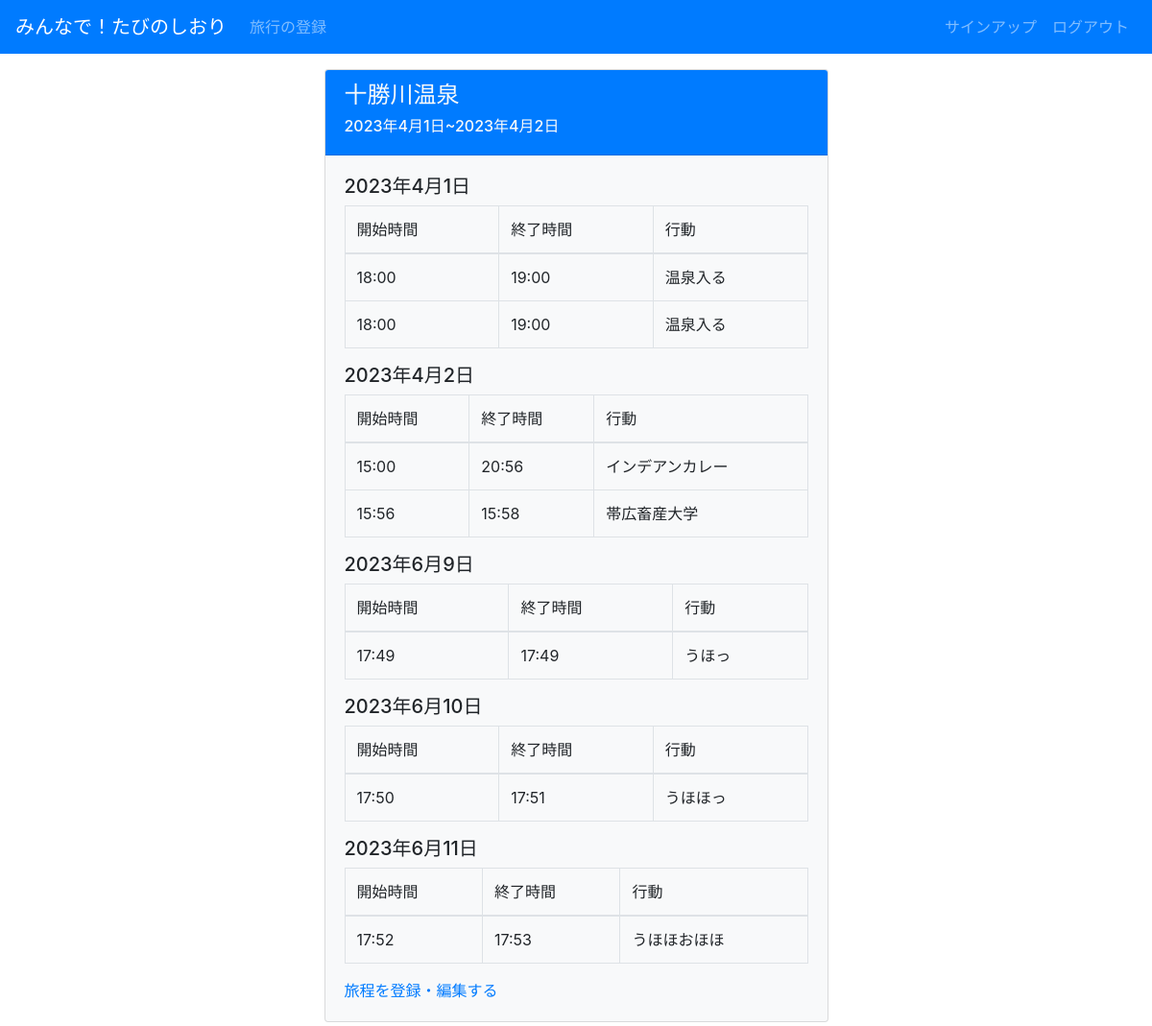
The app's page /itinerary/3/ (signed in) with its own data.
### tabinoshiori/models.py (models this page shows, shortened)
class Trip(models.Model):
    title = models.CharField(max_length=100, verbose_name="旅行タイトル")
    username = models.ForeignKey(User, on_delete=models.CASCADE, verbose_name="ユーザー", related_name='username_trip')
    start_date = models.DateField(verbose_name='出発日')
    end_date = models.DateField(verbose_name='帰宅日')
    comment = models.TextField(verbose_name='コメント')
    is_public = models.BooleanField(verbose_name="公開の可不可")

class Itinerary(models.Model):
    title = models.ForeignKey(Trip, on_delete=models.CASCADE, verbose_name="旅行タイトル", related_name="title_itinerary")
    username = models.ForeignKey(User, on_delete=models.CASCADE, verbose_name="ユーザー", related_name='username_itinerary')
    action = models.CharField(max_length=100, verbose_name="行動")
    date = models.DateField(verbose_name="日付")
    start_time = models.TimeField(verbose_name="開始時間")
    end_time = models.TimeField(verbose_name="終了時間")

### tabinoshiori/views.py (the view)
# urls.py: path('itinerary/<int:pk>/', views.ItineraryView, name='itinerary'),
@login_required
def ItineraryView(request, pk):
    user = request.user
    trip = Trip.objects.get(username__username=user.username, id=pk)
    start_date = trip.start_date
    end_date = trip.end_date
    itinerarys_list = []
    dates = Itinerary.objects.filter(username__username=user.username, title__title=trip.title).order_by("date").distinct().values_list("date", flat=True)
    for date in dates:
        itinerarys_list.append(Itinerary.objects.filter(username__username=user.username, title__title=trip.title, date=date).order_by("start_time"))
    '''
    date_list = []
    current_date = start_date
    while current_date <= end_date:
        date_list.append(current_date.strftime('%Y-%m-%d'))
        current_date += timedelta(days=1)
    '''
    context = {
        "title": trip.title,
        "id": trip.id,
        "itinerarys_list": itinerarys_list,
        "dates": dates,
        "start_date": start_date,
        "end_date": end_date,
    }
    return render(request, 'tabinoshiori/trip.html', context)

### templates/tabinoshiori/trip.html
{% extends "base.html" %}
{% block content %}
<div class='container'>
  <div class="col-md-6 offset-md-3">
    <div class='card mt-3 mb-3 bg-light'>
      <div class='card-header bg-primary text-light'>
        <h4>{{ title }}</h4>
        <h6>{{ start_date }}~{{ end_date }}</h6>
      </div>
      <div class='card-body'>
        {% for itinerarys in itinerarys_list %}
        <h5>{{ dates|slice:forloop.counter|last }}</h5>
        <table class="table table-bordered border-primary">
          <thead>
            <tr>
              <td>
                開始時間
              </td>
              <td>
                終了時間
              </td>
              <td>
                行動
              </td>
            </tr>
          </thead>
          <tbody>
            {% for itinerary in itinerarys %}
            <tr>
              <td>
                {{ itinerary.start_time }}
              </td>
              <td>
                {{ itinerary.end_time }}
              </td>
              <td>
                {{ itinerary.action }}
              </td>
            </tr>
            {% endfor %}
          </tbody>
        </table>
        {% endfor %}
        <a href="{% url 'tabinoshiori:registeritinerary' pk=id %}">旅程を登録・編集する</a>
      </div>
    </div>
  </div>
</div>
{% endblock %}

### records on screen
Trip: title "十勝川温泉", start_date "2023年4月1日", end_date "2023年4月2日"
Itinerary: start_time "18:00", end_time "19:00", action "温泉入る"
Itinerary: start_time "18:00", end_time "19:00", action "温泉入る"
Itinerary: start_time "15:00", end_time "20:56", action "インデアンカレー"
Itinerary: start_time "15:56", end_time "15:58", action "帯広畜産大学"
Itinerary: start_time "17:49", end_time "17:49", action "うほっ"
Itinerary: start_time "17:50", end_time "17:51", action "うほほっ"
Itinerary: start_time "17:52", end_time "17:53", action "うほほおほほ"

### other values on screen
{{ dates|slice:forloop.counter|last }} "2023年4月1日" "2023年4月2日" "2023年6月9日" "2023年6月10日" "2023年6月11日"
